Frame 1 (no input): blank canvas, image omitted
Frame 60 (no input): blank canvas, image omitted
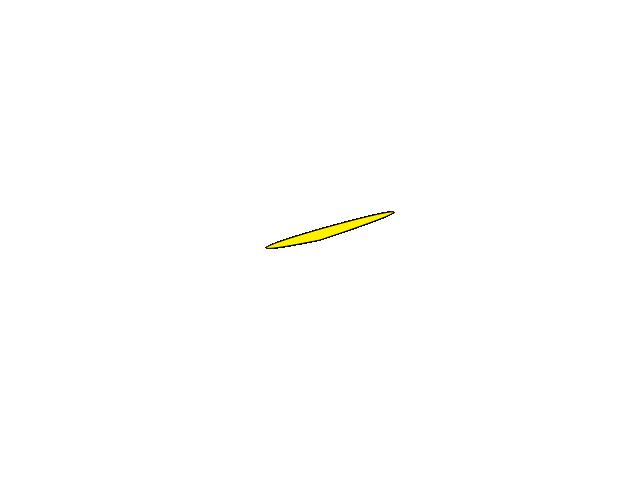
Frame 120 (the mouse pressed at the canvas centre since frame 60)

The p5.js sketch whose frames 1 and 60 were blank and that drew this single picture after the mouse press (run headless with seeded random() and noise() and a simulated clock; from frame 60 on, the mouse is pressed at the canvas centre):

// p5.js sketch
// ── sketch.js
function setup() {
  createCanvas(640, 480);
  
}
var value1 = 255;
var value2 = 0
function draw() {
  if (mouseIsPressed) {
    fill(mouseX, mouseY, value2);
	bezier(mouseX, mouseY, mouseX + mouseY, mouseX*0.5, mouseY*0.5, (mouseX + mouseY)*0.5, mouseX, mouseY, (mouseX + mouseY));
/* 	for (var i = 0; i<sines.length; i++) {
		rotate(sines[i]);
	} */
  } else {
    
	fill(value1, value2, value2);
  }
/*     angle += 5;
    var val = cos(radians(angle)) * 12.0;
    for (var a = 0; a < 360; a += 75) {
      var xoff = cos(radians(a)) * val;
      var yoff = sin(radians(a)) * val;
      fill(0);
      ellipse(mouseX + xoff, mouseY + yoff, val, val); */
//  ellipse(mouseX, mouseY, 80, 80);
}

function doubleClicked(){
	if(value1 === 0){
		value1 = 255;
	}else{
		value1 = 0;
	}
	
	if(value2 === 0){
		value2 = 255;
	}else{
		value2	 = 0;
	}
	
}
